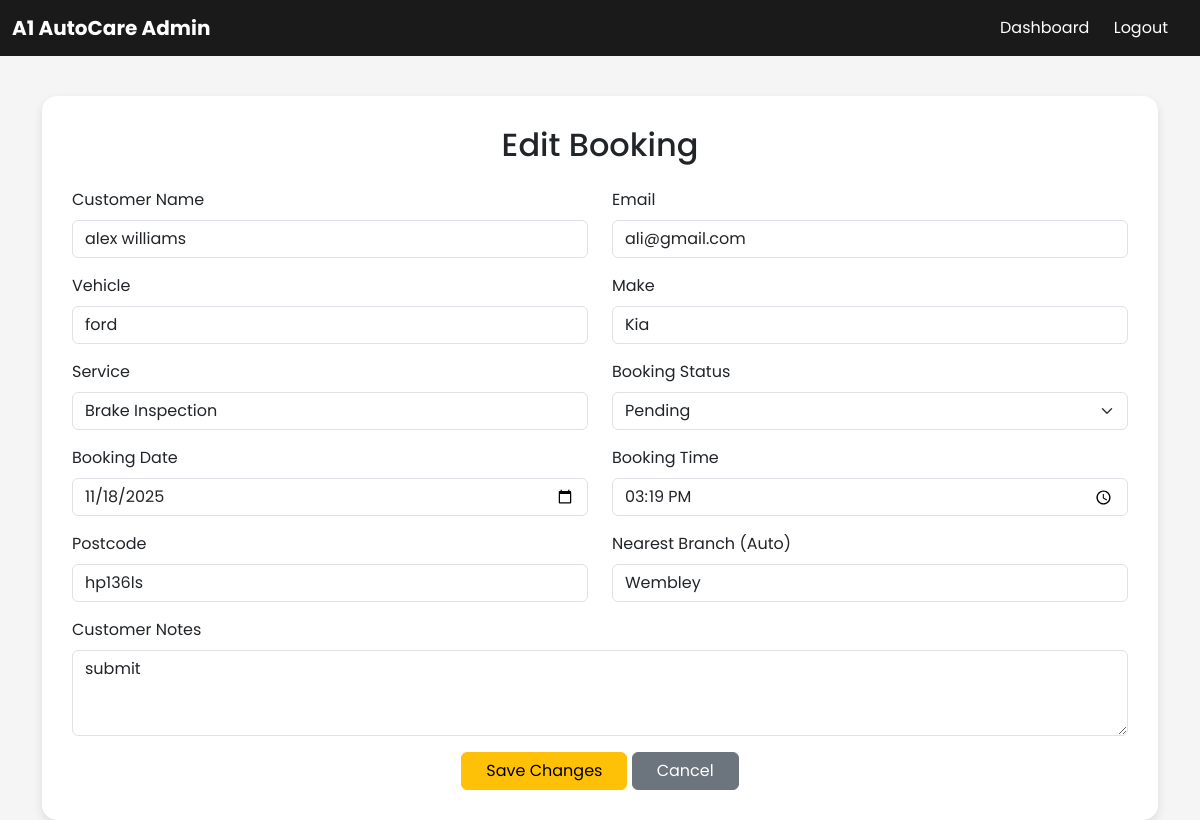
Screenshot of /admin/edit/1 with the database file from the repository.
### tables this page shows
CREATE TABLE bookings (
        id INTEGER PRIMARY KEY AUTOINCREMENT,
        name TEXT NOT NULL,
        email TEXT NOT NULL,
        vehicle TEXT NOT NULL,
        make TEXT NOT NULL,
        service TEXT NOT NULL,
        notes TEXT,
        date TEXT NOT NULL,
        booking_time TEXT NOT NULL,
        postcode TEXT,
        branch TEXT,
        status TEXT DEFAULT 'PENDING'
    );

### app.py (the view, shortened to what this page needs)
@app.route("/admin/edit/<int:id>", methods=["GET", "POST"])
def edit_booking(id):
    conn = sqlite3.connect("database.db")
    conn.row_factory = sqlite3.Row
    c = conn.cursor()
    c.execute("SELECT * FROM bookings WHERE id=?", (id,))
    booking = c.fetchone()
    conn.close()
    if not booking:
        flash("Booking not found.", "danger")
        return redirect(url_for("dashboard"))
    return render_template("edit.html", booking=booking)

### templates/edit.html (shortened to what this page needs)
<!DOCTYPE html>
<html lang="en">
<head>
    <link href="https://cdn.jsdelivr.net/npm/bootstrap@5.3.0/dist/css/bootstrap.min.css" rel="stylesheet">
</head>
<body>
<nav class="navbar navbar-expand-lg">
    <div class="container-fluid">
        <a class="navbar-brand fw-bold text-white" href="#">A1 AutoCare Admin</a>
        <div class="ms-auto">
            <a class="nav-link d-inline text-white" href="{{ url_for('dashboard') }}">Dashboard</a>
            <a class="nav-link d-inline text-white" href="{{ url_for('logout') }}">Logout</a>
        </div>
    </div>
</nav>
<div class="container">
    <div class="container-box">
        <h2 class="text-center mb-4">Edit Booking</h2>
        <form action="{{ url_for('edit_booking', id=booking['id']) }}" method="POST">
            <div class="row mb-3">
                <div class="col-md-6">
                    <label class="form-label">Customer Name</label>
                    <input type="text" class="form-control" name="name" value="{{ booking['name'] }}" required>
                </div>
                <div class="col-md-6">
                    <label class="form-label">Email</label>
                    <input type="email" class="form-control" name="email" value="{{ booking['email'] }}" required>
                </div>
            </div>
            <div class="row mb-3">
                <div class="col-md-6">
                    <label class="form-label">Vehicle</label>
                    <input type="text" class="form-control" name="vehicle" value="{{ booking['vehicle'] }}" required>
                </div>
                <div class="col-md-6">
                    <label class="form-label">Make</label>
                    <input type="text" class="form-control" name="make" value="{{ booking['make'] }}" required>
                </div>
            </div>
            <div class="row mb-3">
                <div class="col-md-6">
                    <label class="form-label">Service</label>
                    <input type="text" class="form-control" name="service" value="{{ booking['service'] }}" required>
                </div>
                <div class="col-md-6">
                    <label class="form-label">Booking Status</label>
                    <select class="form-select" name="status" required>
                        <option value="Pending" {% if booking['status']=="Pending" %}selected{% endif %}>Pending</option>
                    </select>
                </div>
            </div>
            <div class="row mb-3">
                <div class="col-md-6">
                    <label class="form-label">Booking Date</label>
                    <input type="date" class="form-control" name="date" value="{{ booking['date'] }}" required>
                </div>
                <div class="col-md-6">
                    <label class="form-label">Booking Time</label>
                    <input type="time" class="form-control" name="booking_time" value="{{ booking['booking_time'] }}" required>
                </div>
            </div>
            <div class="row mb-3">
                <div class="col-md-6">
                    <label class="form-label">Postcode</label>
                    <input type="text" class="form-control" name="postcode" value="{{ booking['postcode'] }}" required>
                </div>
                <div class="col-md-6">
                    <label class="form-label">Nearest Branch (Auto)</label>
                    <input type="text" class="form-control" name="branch" value="{{ booking['branch'] }}" readonly>
                </div>
            </div>
            <div class="mb-3">
                <label class="form-label">Customer Notes</label>
                <textarea class="form-control" name="notes" rows="3">{{ booking['notes'] }}</textarea>
            </div>
            <div class="text-center">
                <button type="submit" class="btn btn-warning px-4">Save Changes</button>
                <a href="{{ url_for('dashboard') }}" class="btn btn-secondary px-4">Cancel</a>
            </div>
        </form>
    </div>
</div>
</body>
</html>

### templates/edit.html (style rules this page uses)
body { font-family: 'Poppins', sans-serif; background-color: #f5f5f5; }
.container-box { background: white; padding: 30px; margin-top: 40px; border-radius: 15px; box-shadow: 0 4px 10px rgba(0,0,0,0.1); }
.navbar { background-color: #1A1A1A; }
.navbar a { color: white !important; margin-right: 20px; }

### rows the page displays
bookings: name "alex williams", email "ali@gmail.com", vehicle "ford", make "Kia", service "Brake Inspection", date "11/18/2025", booking_time "15:19", postcode "hp136ls", branch "Wembley", notes "submit"
